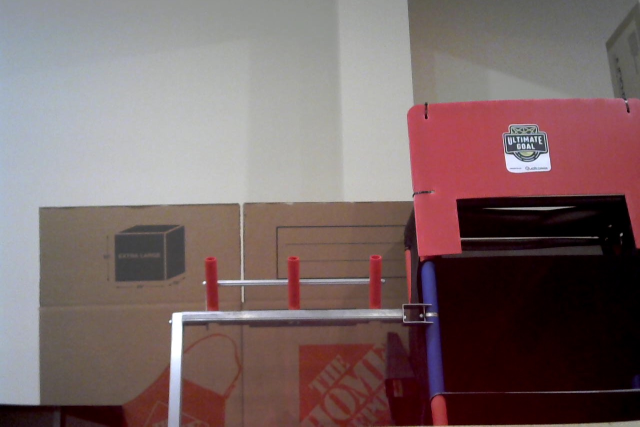
#> input picture ultimategoal/images/ps_R1.jpg, 1280 x 853 px (shown at 1/2 size)
$ python powershotcontourdiscovery.py
#> lines starting #> are read from the running program, lines starting #| are printed output that depends on the picture
from collections.abc import Iterable
import cv2
import imutils
from util import *


def show_and_pointer(image, name):
    def on_image_changed(nothing):
        img_cpy = image.copy()
        pt_x = cv2.getTrackbarPos("X", name)
        pt_y = cv2.getTrackbarPos("Y", name)
        res = image[pt_y, pt_x]
        icat_res = inverse_color(res)
        cv2.circle(img_cpy, (pt_x, pt_y), 5, icat_res, 3)

        txt_res = image[5, 30]
        txt_icat_res = inverse_color(txt_res)
        cv2.putText(img_cpy, f"{res}", (5, 30), cv2.FONT_HERSHEY_SIMPLEX, 0.7, txt_icat_res, 2)

        # print(f"changed to {res}")
        # print(f"inverse is {~res}")
        cv2.imshow(name, img_cpy)

    cv2.namedWindow(name, cv2.WINDOW_NORMAL)
    cv2.resizeWindow(name, 600, 500)
    cv2.createTrackbar("X", name, 0, image.shape[1], on_image_changed)
    cv2.createTrackbar("Y", name, 0, image.shape[0], on_image_changed)
    on_image_changed(None)


img = cv2.imread('images/ps_R1.jpg')
#> img is the input picture: shape (853, 1280, 3); mean B, G, R 103.3, 103.5, 122.3
img = cv2.medianBlur(img, 5)
img = img[400:700, :]
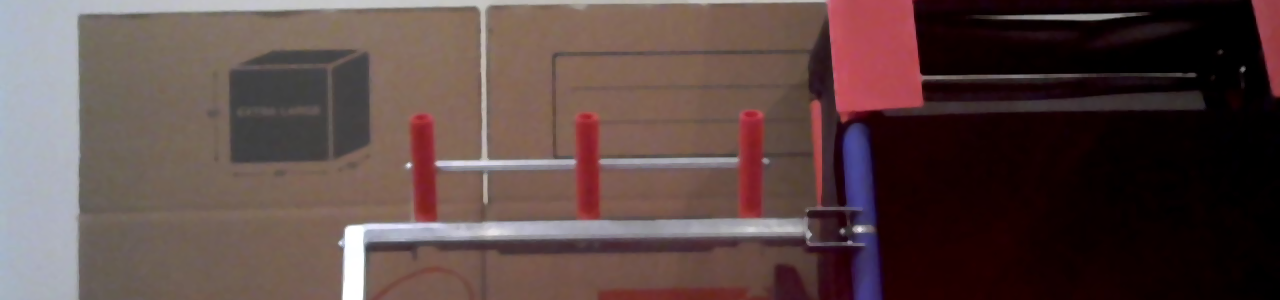
#> img: shape (300, 1280, 3); mean B, G, R 69.5, 71.8, 91.8

show_and_pointer(img, "Image: Input")
#> (the run stopped early here; a loop or call above may not have finished)

$ run again, with ultimategoal/images/ps_R2.jpg copied over ultimategoal/images/ps_R1.jpg
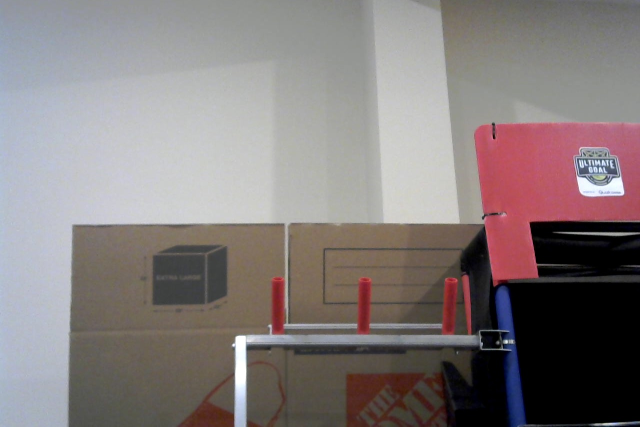
#> input picture ultimategoal/images/ps_R2.jpg, 1280 x 853 px (shown at 1/2 size)
#> img is the input picture: shape (853, 1280, 3); mean B, G, R 123.7, 124, 132.3
#> `img = img[400:700, :]`:
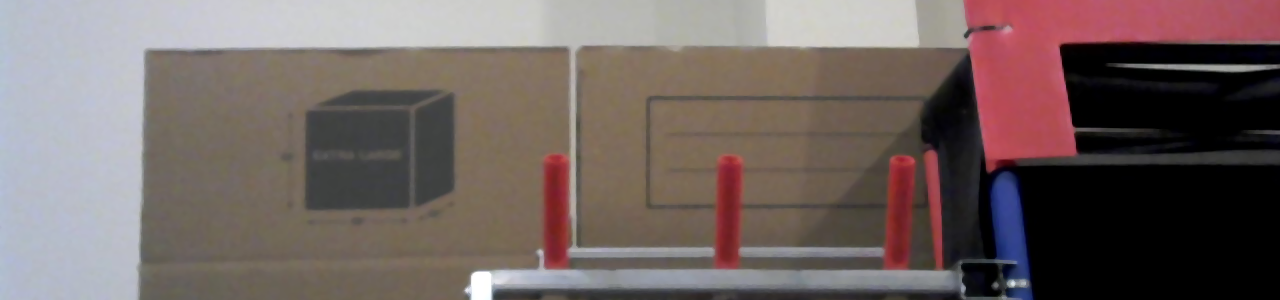
#> img: shape (300, 1280, 3); mean B, G, R 98.3, 100.7, 113.7
